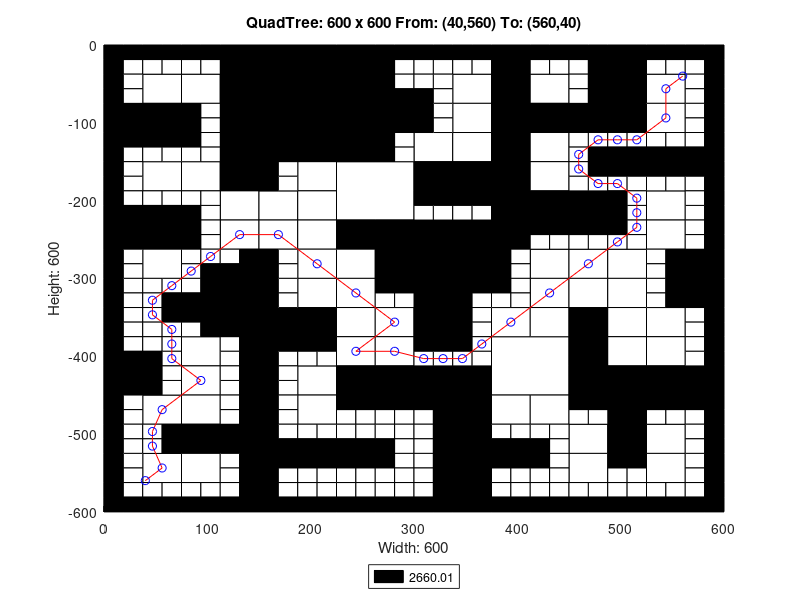

This chart was generated by the following MATLAB code:
axis([0 600 -600 0]);
title('QuadTree: 600 x 600 From: (40,560) To: (560,40)');
xlabel('Width: 600');
ylabel('Height: 600');
rectangle('Position',[150 -75 75 75], 'FaceColor',[0 0 0]);
rectangle('Position',[150 -150 75 75], 'FaceColor',[0 0 0]);
rectangle('Position',[225 -225 75 75], 'FaceColor',[1 1 1]);
rectangle('Position',[300 -300 75 75], 'FaceColor',[0 0 0]);
rectangle('Position',[375 -450 75 75], 'FaceColor',[1 1 1]);
rectangle('Position',[37.5 -75 37.5 37.5], 'FaceColor',[1 1 1]);
rectangle('Position',[112.5 -37.5 37.5 37.5], 'FaceColor',[0 0 0]);
rectangle('Position',[75 -75 37.5 37.5], 'FaceColor',[1 1 1]);
rectangle('Position',[112.5 -75 37.5 37.5], 'FaceColor',[0 0 0]);
rectangle('Position',[0 -112.5 37.5 37.5], 'FaceColor',[0 0 0]);
rectangle('Position',[37.5 -112.5 37.5 37.5], 'FaceColor',[0 0 0]);
rectangle('Position',[112.5 -112.5 37.5 37.5], 'FaceColor',[0 0 0]);
rectangle('Position',[112.5 -150 37.5 37.5], 'FaceColor',[0 0 0]);
rectangle('Position',[225 -37.5 37.5 37.5], 'FaceColor',[0 0 0]);
rectangle('Position',[225 -75 37.5 37.5], 'FaceColor',[0 0 0]);
rectangle('Position',[225 -112.5 37.5 37.5], 'FaceColor',[0 0 0]);
rectangle('Position',[262.5 -112.5 37.5 37.5], 'FaceColor',[0 0 0]);
rectangle('Position',[225 -150 37.5 37.5], 'FaceColor',[0 0 0]);
rectangle('Position',[37.5 -187.5 37.5 37.5], 'FaceColor',[1 1 1]);
rectangle('Position',[75 -187.5 37.5 37.5], 'FaceColor',[1 1 1]);
rectangle('Position',[112.5 -187.5 37.5 37.5], 'FaceColor',[0 0 0]);
rectangle('Position',[112.5 -225 37.5 37.5], 'FaceColor',[1 1 1]);
rectangle('Position',[0 -262.5 37.5 37.5], 'FaceColor',[0 0 0]);
rectangle('Position',[37.5 -262.5 37.5 37.5], 'FaceColor',[0 0 0]);
rectangle('Position',[37.5 -300 37.5 37.5], 'FaceColor',[1 1 1]);
rectangle('Position',[112.5 -262.5 37.5 37.5], 'FaceColor',[1 1 1]);
rectangle('Position',[187.5 -187.5 37.5 37.5], 'FaceColor',[1 1 1]);
rectangle('Position',[150 -225 37.5 37.5], 'FaceColor',[1 1 1]);
rectangle('Position',[187.5 -225 37.5 37.5], 'FaceColor',[1 1 1]);
rectangle('Position',[150 -262.5 37.5 37.5], 'FaceColor',[1 1 1]);
rectangle('Position',[187.5 -262.5 37.5 37.5], 'FaceColor',[1 1 1]);
rectangle('Position',[187.5 -300 37.5 37.5], 'FaceColor',[1 1 1]);
rectangle('Position',[225 -262.5 37.5 37.5], 'FaceColor',[0 0 0]);
rectangle('Position',[262.5 -262.5 37.5 37.5], 'FaceColor',[0 0 0]);
rectangle('Position',[225 -300 37.5 37.5], 'FaceColor',[1 1 1]);
rectangle('Position',[262.5 -300 37.5 37.5], 'FaceColor',[0 0 0]);
rectangle('Position',[337.5 -75 37.5 37.5], 'FaceColor',[1 1 1]);
rectangle('Position',[375 -37.5 37.5 37.5], 'FaceColor',[0 0 0]);
rectangle('Position',[375 -75 37.5 37.5], 'FaceColor',[0 0 0]);
rectangle('Position',[412.5 -75 37.5 37.5], 'FaceColor',[1 1 1]);
rectangle('Position',[337.5 -112.5 37.5 37.5], 'FaceColor',[1 1 1]);
rectangle('Position',[300 -150 37.5 37.5], 'FaceColor',[1 1 1]);
rectangle('Position',[337.5 -150 37.5 37.5], 'FaceColor',[1 1 1]);
rectangle('Position',[375 -112.5 37.5 37.5], 'FaceColor',[0 0 0]);
rectangle('Position',[412.5 -112.5 37.5 37.5], 'FaceColor',[0 0 0]);
rectangle('Position',[375 -150 37.5 37.5], 'FaceColor',[0 0 0]);
rectangle('Position',[412.5 -150 37.5 37.5], 'FaceColor',[1 1 1]);
rectangle('Position',[487.5 -37.5 37.5 37.5], 'FaceColor',[0 0 0]);
rectangle('Position',[487.5 -75 37.5 37.5], 'FaceColor',[0 0 0]);
rectangle('Position',[525 -75 37.5 37.5], 'FaceColor',[1 1 1]);
rectangle('Position',[450 -112.5 37.5 37.5], 'FaceColor',[0 0 0]);
rectangle('Position',[487.5 -112.5 37.5 37.5], 'FaceColor',[0 0 0]);
rectangle('Position',[525 -112.5 37.5 37.5], 'FaceColor',[1 1 1]);
rectangle('Position',[300 -187.5 37.5 37.5], 'FaceColor',[0 0 0]);
rectangle('Position',[337.5 -187.5 37.5 37.5], 'FaceColor',[0 0 0]);
rectangle('Position',[375 -187.5 37.5 37.5], 'FaceColor',[0 0 0]);
rectangle('Position',[412.5 -187.5 37.5 37.5], 'FaceColor',[1 1 1]);
rectangle('Position',[375 -225 37.5 37.5], 'FaceColor',[0 0 0]);
rectangle('Position',[412.5 -225 37.5 37.5], 'FaceColor',[0 0 0]);
rectangle('Position',[375 -262.5 37.5 37.5], 'FaceColor',[0 0 0]);
rectangle('Position',[412.5 -300 37.5 37.5], 'FaceColor',[1 1 1]);
rectangle('Position',[450 -225 37.5 37.5], 'FaceColor',[0 0 0]);
rectangle('Position',[525 -225 37.5 37.5], 'FaceColor',[1 1 1]);
rectangle('Position',[450 -300 37.5 37.5], 'FaceColor',[1 1 1]);
rectangle('Position',[487.5 -300 37.5 37.5], 'FaceColor',[1 1 1]);
rectangle('Position',[525 -262.5 37.5 37.5], 'FaceColor',[1 1 1]);
rectangle('Position',[562.5 -300 37.5 37.5], 'FaceColor',[0 0 0]);
rectangle('Position',[112.5 -337.5 37.5 37.5], 'FaceColor',[0 0 0]);
rectangle('Position',[112.5 -375 37.5 37.5], 'FaceColor',[0 0 0]);
rectangle('Position',[0 -450 37.5 37.5], 'FaceColor',[0 0 0]);
rectangle('Position',[75 -412.5 37.5 37.5], 'FaceColor',[1 1 1]);
rectangle('Position',[75 -450 37.5 37.5], 'FaceColor',[1 1 1]);
rectangle('Position',[187.5 -337.5 37.5 37.5], 'FaceColor',[1 1 1]);
rectangle('Position',[150 -375 37.5 37.5], 'FaceColor',[0 0 0]);
rectangle('Position',[187.5 -375 37.5 37.5], 'FaceColor',[0 0 0]);
rectangle('Position',[225 -337.5 37.5 37.5], 'FaceColor',[1 1 1]);
rectangle('Position',[225 -375 37.5 37.5], 'FaceColor',[1 1 1]);
rectangle('Position',[262.5 -375 37.5 37.5], 'FaceColor',[1 1 1]);
rectangle('Position',[187.5 -450 37.5 37.5], 'FaceColor',[1 1 1]);
rectangle('Position',[225 -412.5 37.5 37.5], 'FaceColor',[1 1 1]);
rectangle('Position',[262.5 -412.5 37.5 37.5], 'FaceColor',[1 1 1]);
rectangle('Position',[225 -450 37.5 37.5], 'FaceColor',[0 0 0]);
rectangle('Position',[262.5 -450 37.5 37.5], 'FaceColor',[0 0 0]);
rectangle('Position',[37.5 -487.5 37.5 37.5], 'FaceColor',[1 1 1]);
rectangle('Position',[75 -487.5 37.5 37.5], 'FaceColor',[1 1 1]);
rectangle('Position',[75 -525 37.5 37.5], 'FaceColor',[0 0 0]);
rectangle('Position',[112.5 -525 37.5 37.5], 'FaceColor',[0 0 0]);
rectangle('Position',[37.5 -562.5 37.5 37.5], 'FaceColor',[1 1 1]);
rectangle('Position',[75 -562.5 37.5 37.5], 'FaceColor',[1 1 1]);
rectangle('Position',[187.5 -487.5 37.5 37.5], 'FaceColor',[1 1 1]);
rectangle('Position',[300 -337.5 37.5 37.5], 'FaceColor',[0 0 0]);
rectangle('Position',[300 -375 37.5 37.5], 'FaceColor',[0 0 0]);
rectangle('Position',[412.5 -337.5 37.5 37.5], 'FaceColor',[1 1 1]);
rectangle('Position',[375 -375 37.5 37.5], 'FaceColor',[1 1 1]);
rectangle('Position',[412.5 -375 37.5 37.5], 'FaceColor',[1 1 1]);
rectangle('Position',[300 -450 37.5 37.5], 'FaceColor',[0 0 0]);
rectangle('Position',[337.5 -450 37.5 37.5], 'FaceColor',[0 0 0]);
rectangle('Position',[450 -337.5 37.5 37.5], 'FaceColor',[1 1 1]);
rectangle('Position',[487.5 -337.5 37.5 37.5], 'FaceColor',[1 1 1]);
rectangle('Position',[450 -375 37.5 37.5], 'FaceColor',[0 0 0]);
rectangle('Position',[487.5 -375 37.5 37.5], 'FaceColor',[1 1 1]);
rectangle('Position',[562.5 -337.5 37.5 37.5], 'FaceColor',[0 0 0]);
rectangle('Position',[525 -375 37.5 37.5], 'FaceColor',[1 1 1]);
rectangle('Position',[450 -412.5 37.5 37.5], 'FaceColor',[0 0 0]);
rectangle('Position',[487.5 -412.5 37.5 37.5], 'FaceColor',[1 1 1]);
rectangle('Position',[450 -450 37.5 37.5], 'FaceColor',[0 0 0]);
rectangle('Position',[487.5 -450 37.5 37.5], 'FaceColor',[0 0 0]);
rectangle('Position',[525 -412.5 37.5 37.5], 'FaceColor',[1 1 1]);
rectangle('Position',[525 -450 37.5 37.5], 'FaceColor',[0 0 0]);
rectangle('Position',[562.5 -450 37.5 37.5], 'FaceColor',[0 0 0]);
rectangle('Position',[337.5 -487.5 37.5 37.5], 'FaceColor',[0 0 0]);
rectangle('Position',[337.5 -525 37.5 37.5], 'FaceColor',[0 0 0]);
rectangle('Position',[375 -487.5 37.5 37.5], 'FaceColor',[1 1 1]);
rectangle('Position',[412.5 -487.5 37.5 37.5], 'FaceColor',[1 1 1]);
rectangle('Position',[337.5 -562.5 37.5 37.5], 'FaceColor',[0 0 0]);
rectangle('Position',[337.5 -600 37.5 37.5], 'FaceColor',[0 0 0]);
rectangle('Position',[487.5 -487.5 37.5 37.5], 'FaceColor',[0 0 0]);
rectangle('Position',[450 -525 37.5 37.5], 'FaceColor',[1 1 1]);
rectangle('Position',[487.5 -525 37.5 37.5], 'FaceColor',[0 0 0]);
rectangle('Position',[525 -525 37.5 37.5], 'FaceColor',[1 1 1]);
rectangle('Position',[450 -562.5 37.5 37.5], 'FaceColor',[1 1 1]);
rectangle('Position',[525 -562.5 37.5 37.5], 'FaceColor',[1 1 1]);
rectangle('Position',[0 -18.75 18.75 18.75], 'FaceColor',[0 0 0]);
rectangle('Position',[18.75 -18.75 18.75 18.75], 'FaceColor',[0 0 0]);
rectangle('Position',[0 -37.5 18.75 18.75], 'FaceColor',[0 0 0]);
rectangle('Position',[18.75 -37.5 18.75 18.75], 'FaceColor',[1 1 1]);
rectangle('Position',[37.5 -18.75 18.75 18.75], 'FaceColor',[0 0 0]);
rectangle('Position',[56.25 -18.75 18.75 18.75], 'FaceColor',[0 0 0]);
rectangle('Position',[37.5 -37.5 18.75 18.75], 'FaceColor',[1 1 1]);
rectangle('Position',[56.25 -37.5 18.75 18.75], 'FaceColor',[1 1 1]);
rectangle('Position',[0 -56.25 18.75 18.75], 'FaceColor',[0 0 0]);
rectangle('Position',[18.75 -56.25 18.75 18.75], 'FaceColor',[1 1 1]);
rectangle('Position',[0 -75 18.75 18.75], 'FaceColor',[0 0 0]);
rectangle('Position',[18.75 -75 18.75 18.75], 'FaceColor',[1 1 1]);
rectangle('Position',[75 -18.75 18.75 18.75], 'FaceColor',[0 0 0]);
rectangle('Position',[93.75 -18.75 18.75 18.75], 'FaceColor',[0 0 0]);
rectangle('Position',[75 -37.5 18.75 18.75], 'FaceColor',[1 1 1]);
rectangle('Position',[93.75 -37.5 18.75 18.75], 'FaceColor',[1 1 1]);
rectangle('Position',[0 -131.25 18.75 18.75], 'FaceColor',[0 0 0]);
rectangle('Position',[18.75 -131.25 18.75 18.75], 'FaceColor',[0 0 0]);
rectangle('Position',[0 -150 18.75 18.75], 'FaceColor',[0 0 0]);
rectangle('Position',[18.75 -150 18.75 18.75], 'FaceColor',[1 1 1]);
rectangle('Position',[37.5 -131.25 18.75 18.75], 'FaceColor',[0 0 0]);
rectangle('Position',[56.25 -131.25 18.75 18.75], 'FaceColor',[0 0 0]);
rectangle('Position',[37.5 -150 18.75 18.75], 'FaceColor',[1 1 1]);
rectangle('Position',[56.25 -150 18.75 18.75], 'FaceColor',[1 1 1]);
rectangle('Position',[75 -93.75 18.75 18.75], 'FaceColor',[0 0 0]);
rectangle('Position',[93.75 -93.75 18.75 18.75], 'FaceColor',[1 1 1]);
rectangle('Position',[75 -112.5 18.75 18.75], 'FaceColor',[0 0 0]);
rectangle('Position',[93.75 -112.5 18.75 18.75], 'FaceColor',[1 1 1]);
rectangle('Position',[75 -131.25 18.75 18.75], 'FaceColor',[0 0 0]);
rectangle('Position',[93.75 -131.25 18.75 18.75], 'FaceColor',[1 1 1]);
rectangle('Position',[75 -150 18.75 18.75], 'FaceColor',[1 1 1]);
rectangle('Position',[93.75 -150 18.75 18.75], 'FaceColor',[1 1 1]);
rectangle('Position',[262.5 -18.75 18.75 18.75], 'FaceColor',[0 0 0]);
rectangle('Position',[281.25 -18.75 18.75 18.75], 'FaceColor',[0 0 0]);
rectangle('Position',[262.5 -37.5 18.75 18.75], 'FaceColor',[0 0 0]);
rectangle('Position',[281.25 -37.5 18.75 18.75], 'FaceColor',[1 1 1]);
rectangle('Position',[262.5 -56.25 18.75 18.75], 'FaceColor',[0 0 0]);
rectangle('Position',[281.25 -56.25 18.75 18.75], 'FaceColor',[1 1 1]);
rectangle('Position',[262.5 -75 18.75 18.75], 'FaceColor',[0 0 0]);
rectangle('Position',[281.25 -75 18.75 18.75], 'FaceColor',[0 0 0]);
rectangle('Position',[262.5 -131.25 18.75 18.75], 'FaceColor',[0 0 0]);
rectangle('Position',[281.25 -131.25 18.75 18.75], 'FaceColor',[1 1 1]);
rectangle('Position',[262.5 -150 18.75 18.75], 'FaceColor',[0 0 0]);
rectangle('Position',[281.25 -150 18.75 18.75], 'FaceColor',[1 1 1]);
rectangle('Position',[0 -168.75 18.75 18.75], 'FaceColor',[0 0 0]);
rectangle('Position',[18.75 -168.75 18.75 18.75], 'FaceColor',[1 1 1]);
rectangle('Position',[0 -187.5 18.75 18.75], 'FaceColor',[0 0 0]);
rectangle('Position',[18.75 -187.5 18.75 18.75], 'FaceColor',[1 1 1]);
rectangle('Position',[0 -206.25 18.75 18.75], 'FaceColor',[0 0 0]);
rectangle('Position',[18.75 -206.25 18.75 18.75], 'FaceColor',[1 1 1]);
rectangle('Position',[0 -225 18.75 18.75], 'FaceColor',[0 0 0]);
rectangle('Position',[18.75 -225 18.75 18.75], 'FaceColor',[0 0 0]);
rectangle('Position',[37.5 -206.25 18.75 18.75], 'FaceColor',[1 1 1]);
rectangle('Position',[56.25 -206.25 18.75 18.75], 'FaceColor',[1 1 1]);
rectangle('Position',[37.5 -225 18.75 18.75], 'FaceColor',[0 0 0]);
rectangle('Position',[56.25 -225 18.75 18.75], 'FaceColor',[0 0 0]);
rectangle('Position',[75 -206.25 18.75 18.75], 'FaceColor',[1 1 1]);
rectangle('Position',[93.75 -206.25 18.75 18.75], 'FaceColor',[1 1 1]);
rectangle('Position',[75 -225 18.75 18.75], 'FaceColor',[0 0 0]);
rectangle('Position',[93.75 -225 18.75 18.75], 'FaceColor',[1 1 1]);
rectangle('Position',[0 -281.25 18.75 18.75], 'FaceColor',[0 0 0]);
rectangle('Position',[18.75 -281.25 18.75 18.75], 'FaceColor',[1 1 1]);
rectangle('Position',[0 -300 18.75 18.75], 'FaceColor',[0 0 0]);
rectangle('Position',[18.75 -300 18.75 18.75], 'FaceColor',[1 1 1]);
rectangle('Position',[75 -243.75 18.75 18.75], 'FaceColor',[0 0 0]);
rectangle('Position',[93.75 -243.75 18.75 18.75], 'FaceColor',[1 1 1]);
rectangle('Position',[75 -262.5 18.75 18.75], 'FaceColor',[0 0 0]);
rectangle('Position',[93.75 -262.5 18.75 18.75], 'FaceColor',[1 1 1]);
rectangle('Position',[75 -281.25 18.75 18.75], 'FaceColor',[1 1 1]);
rectangle('Position',[93.75 -281.25 18.75 18.75], 'FaceColor',[1 1 1]);
rectangle('Position',[75 -300 18.75 18.75], 'FaceColor',[1 1 1]);
rectangle('Position',[93.75 -300 18.75 18.75], 'FaceColor',[0 0 0]);
rectangle('Position',[112.5 -281.25 18.75 18.75], 'FaceColor',[1 1 1]);
rectangle('Position',[131.25 -281.25 18.75 18.75], 'FaceColor',[0 0 0]);
rectangle('Position',[112.5 -300 18.75 18.75], 'FaceColor',[0 0 0]);
rectangle('Position',[131.25 -300 18.75 18.75], 'FaceColor',[0 0 0]);
rectangle('Position',[150 -168.75 18.75 18.75], 'FaceColor',[0 0 0]);
rectangle('Position',[168.75 -168.75 18.75 18.75], 'FaceColor',[1 1 1]);
rectangle('Position',[150 -187.5 18.75 18.75], 'FaceColor',[0 0 0]);
rectangle('Position',[168.75 -187.5 18.75 18.75], 'FaceColor',[1 1 1]);
rectangle('Position',[150 -281.25 18.75 18.75], 'FaceColor',[0 0 0]);
rectangle('Position',[168.75 -281.25 18.75 18.75], 'FaceColor',[1 1 1]);
rectangle('Position',[150 -300 18.75 18.75], 'FaceColor',[0 0 0]);
rectangle('Position',[168.75 -300 18.75 18.75], 'FaceColor',[1 1 1]);
rectangle('Position',[300 -18.75 18.75 18.75], 'FaceColor',[0 0 0]);
rectangle('Position',[318.75 -18.75 18.75 18.75], 'FaceColor',[0 0 0]);
rectangle('Position',[300 -37.5 18.75 18.75], 'FaceColor',[1 1 1]);
rectangle('Position',[318.75 -37.5 18.75 18.75], 'FaceColor',[1 1 1]);
rectangle('Position',[337.5 -18.75 18.75 18.75], 'FaceColor',[0 0 0]);
rectangle('Position',[356.25 -18.75 18.75 18.75], 'FaceColor',[0 0 0]);
rectangle('Position',[337.5 -37.5 18.75 18.75], 'FaceColor',[1 1 1]);
rectangle('Position',[356.25 -37.5 18.75 18.75], 'FaceColor',[1 1 1]);
rectangle('Position',[300 -56.25 18.75 18.75], 'FaceColor',[1 1 1]);
rectangle('Position',[318.75 -56.25 18.75 18.75], 'FaceColor',[1 1 1]);
rectangle('Position',[300 -75 18.75 18.75], 'FaceColor',[0 0 0]);
rectangle('Position',[318.75 -75 18.75 18.75], 'FaceColor',[1 1 1]);
rectangle('Position',[412.5 -18.75 18.75 18.75], 'FaceColor',[0 0 0]);
rectangle('Position',[431.25 -18.75 18.75 18.75], 'FaceColor',[0 0 0]);
rectangle('Position',[412.5 -37.5 18.75 18.75], 'FaceColor',[1 1 1]);
rectangle('Position',[431.25 -37.5 18.75 18.75], 'FaceColor',[1 1 1]);
rectangle('Position',[300 -93.75 18.75 18.75], 'FaceColor',[0 0 0]);
rectangle('Position',[318.75 -93.75 18.75 18.75], 'FaceColor',[1 1 1]);
rectangle('Position',[300 -112.5 18.75 18.75], 'FaceColor',[0 0 0]);
rectangle('Position',[318.75 -112.5 18.75 18.75], 'FaceColor',[1 1 1]);
rectangle('Position',[450 -18.75 18.75 18.75], 'FaceColor',[0 0 0]);
rectangle('Position',[468.75 -18.75 18.75 18.75], 'FaceColor',[0 0 0]);
rectangle('Position',[450 -37.5 18.75 18.75], 'FaceColor',[1 1 1]);
rectangle('Position',[468.75 -37.5 18.75 18.75], 'FaceColor',[0 0 0]);
rectangle('Position',[450 -56.25 18.75 18.75], 'FaceColor',[1 1 1]);
rectangle('Position',[468.75 -56.25 18.75 18.75], 'FaceColor',[0 0 0]);
rectangle('Position',[450 -75 18.75 18.75], 'FaceColor',[1 1 1]);
rectangle('Position',[468.75 -75 18.75 18.75], 'FaceColor',[0 0 0]);
rectangle('Position',[525 -18.75 18.75 18.75], 'FaceColor',[0 0 0]);
rectangle('Position',[543.75 -18.75 18.75 18.75], 'FaceColor',[0 0 0]);
rectangle('Position',[525 -37.5 18.75 18.75], 'FaceColor',[1 1 1]);
rectangle('Position',[543.75 -37.5 18.75 18.75], 'FaceColor',[1 1 1]);
rectangle('Position',[562.5 -18.75 18.75 18.75], 'FaceColor',[0 0 0]);
rectangle('Position',[581.25 -18.75 18.75 18.75], 'FaceColor',[0 0 0]);
rectangle('Position',[562.5 -37.5 18.75 18.75], 'FaceColor',[1 1 1]);
rectangle('Position',[581.25 -37.5 18.75 18.75], 'FaceColor',[0 0 0]);
rectangle('Position',[562.5 -56.25 18.75 18.75], 'FaceColor',[1 1 1]);
rectangle('Position',[581.25 -56.25 18.75 18.75], 'FaceColor',[0 0 0]);
rectangle('Position',[562.5 -75 18.75 18.75], 'FaceColor',[1 1 1]);
rectangle('Position',[581.25 -75 18.75 18.75], 'FaceColor',[0 0 0]);
rectangle('Position',[450 -131.25 18.75 18.75], 'FaceColor',[1 1 1]);
rectangle('Position',[468.75 -131.25 18.75 18.75], 'FaceColor',[1 1 1]);
rectangle('Position',[450 -150 18.75 18.75], 'FaceColor',[1 1 1]);
rectangle('Position',[468.75 -150 18.75 18.75], 'FaceColor',[0 0 0]);
rectangle('Position',[487.5 -131.25 18.75 18.75], 'FaceColor',[1 1 1]);
rectangle('Position',[506.25 -131.25 18.75 18.75], 'FaceColor',[1 1 1]);
rectangle('Position',[487.5 -150 18.75 18.75], 'FaceColor',[0 0 0]);
rectangle('Position',[506.25 -150 18.75 18.75], 'FaceColor',[0 0 0]);
rectangle('Position',[562.5 -93.75 18.75 18.75], 'FaceColor',[1 1 1]);
rectangle('Position',[581.25 -93.75 18.75 18.75], 'FaceColor',[0 0 0]);
rectangle('Position',[562.5 -112.5 18.75 18.75], 'FaceColor',[1 1 1]);
rectangle('Position',[581.25 -112.5 18.75 18.75], 'FaceColor',[0 0 0]);
rectangle('Position',[525 -131.25 18.75 18.75], 'FaceColor',[1 1 1]);
rectangle('Position',[543.75 -131.25 18.75 18.75], 'FaceColor',[1 1 1]);
rectangle('Position',[525 -150 18.75 18.75], 'FaceColor',[0 0 0]);
rectangle('Position',[543.75 -150 18.75 18.75], 'FaceColor',[0 0 0]);
rectangle('Position',[562.5 -131.25 18.75 18.75], 'FaceColor',[1 1 1]);
rectangle('Position',[581.25 -131.25 18.75 18.75], 'FaceColor',[0 0 0]);
rectangle('Position',[562.5 -150 18.75 18.75], 'FaceColor',[0 0 0]);
rectangle('Position',[581.25 -150 18.75 18.75], 'FaceColor',[0 0 0]);
rectangle('Position',[300 -206.25 18.75 18.75], 'FaceColor',[0 0 0]);
rectangle('Position',[318.75 -206.25 18.75 18.75], 'FaceColor',[0 0 0]);
rectangle('Position',[300 -225 18.75 18.75], 'FaceColor',[1 1 1]);
rectangle('Position',[318.75 -225 18.75 18.75], 'FaceColor',[1 1 1]);
rectangle('Position',[337.5 -206.25 18.75 18.75], 'FaceColor',[0 0 0]);
rectangle('Position',[356.25 -206.25 18.75 18.75], 'FaceColor',[0 0 0]);
rectangle('Position',[337.5 -225 18.75 18.75], 'FaceColor',[1 1 1]);
rectangle('Position',[356.25 -225 18.75 18.75], 'FaceColor',[1 1 1]);
rectangle('Position',[412.5 -243.75 18.75 18.75], 'FaceColor',[0 0 0]);
rectangle('Position',[431.25 -243.75 18.75 18.75], 'FaceColor',[0 0 0]);
rectangle('Position',[412.5 -262.5 18.75 18.75], 'FaceColor',[1 1 1]);
rectangle('Position',[431.25 -262.5 18.75 18.75], 'FaceColor',[1 1 1]);
rectangle('Position',[375 -281.25 18.75 18.75], 'FaceColor',[0 0 0]);
rectangle('Position',[393.75 -281.25 18.75 18.75], 'FaceColor',[1 1 1]);
rectangle('Position',[375 -300 18.75 18.75], 'FaceColor',[0 0 0]);
rectangle('Position',[393.75 -300 18.75 18.75], 'FaceColor',[1 1 1]);
rectangle('Position',[450 -168.75 18.75 18.75], 'FaceColor',[1 1 1]);
rectangle('Position',[468.75 -168.75 18.75 18.75], 'FaceColor',[0 0 0]);
rectangle('Position',[450 -187.5 18.75 18.75], 'FaceColor',[1 1 1]);
rectangle('Position',[468.75 -187.5 18.75 18.75], 'FaceColor',[1 1 1]);
rectangle('Position',[487.5 -168.75 18.75 18.75], 'FaceColor',[0 0 0]);
rectangle('Position',[506.25 -168.75 18.75 18.75], 'FaceColor',[0 0 0]);
rectangle('Position',[487.5 -187.5 18.75 18.75], 'FaceColor',[1 1 1]);
rectangle('Position',[506.25 -187.5 18.75 18.75], 'FaceColor',[1 1 1]);
rectangle('Position',[487.5 -206.25 18.75 18.75], 'FaceColor',[0 0 0]);
rectangle('Position',[506.25 -206.25 18.75 18.75], 'FaceColor',[1 1 1]);
rectangle('Position',[487.5 -225 18.75 18.75], 'FaceColor',[0 0 0]);
rectangle('Position',[506.25 -225 18.75 18.75], 'FaceColor',[1 1 1]);
rectangle('Position',[525 -168.75 18.75 18.75], 'FaceColor',[0 0 0]);
rectangle('Position',[543.75 -168.75 18.75 18.75], 'FaceColor',[0 0 0]);
rectangle('Position',[525 -187.5 18.75 18.75], 'FaceColor',[1 1 1]);
rectangle('Position',[543.75 -187.5 18.75 18.75], 'FaceColor',[1 1 1]);
rectangle('Position',[562.5 -168.75 18.75 18.75], 'FaceColor',[0 0 0]);
rectangle('Position',[581.25 -168.75 18.75 18.75], 'FaceColor',[0 0 0]);
rectangle('Position',[562.5 -187.5 18.75 18.75], 'FaceColor',[1 1 1]);
rectangle('Position',[581.25 -187.5 18.75 18.75], 'FaceColor',[0 0 0]);
rectangle('Position',[562.5 -206.25 18.75 18.75], 'FaceColor',[1 1 1]);
rectangle('Position',[581.25 -206.25 18.75 18.75], 'FaceColor',[0 0 0]);
rectangle('Position',[562.5 -225 18.75 18.75], 'FaceColor',[1 1 1]);
rectangle('Position',[581.25 -225 18.75 18.75], 'FaceColor',[0 0 0]);
rectangle('Position',[450 -243.75 18.75 18.75], 'FaceColor',[0 0 0]);
rectangle('Position',[468.75 -243.75 18.75 18.75], 'FaceColor',[0 0 0]);
rectangle('Position',[450 -262.5 18.75 18.75], 'FaceColor',[1 1 1]);
rectangle('Position',[468.75 -262.5 18.75 18.75], 'FaceColor',[1 1 1]);
rectangle('Position',[487.5 -243.75 18.75 18.75], 'FaceColor',[0 0 0]);
rectangle('Position',[506.25 -243.75 18.75 18.75], 'FaceColor',[1 1 1]);
rectangle('Position',[487.5 -262.5 18.75 18.75], 'FaceColor',[1 1 1]);
rectangle('Position',[506.25 -262.5 18.75 18.75], 'FaceColor',[1 1 1]);
rectangle('Position',[562.5 -243.75 18.75 18.75], 'FaceColor',[1 1 1]);
rectangle('Position',[581.25 -243.75 18.75 18.75], 'FaceColor',[0 0 0]);
rectangle('Position',[562.5 -262.5 18.75 18.75], 'FaceColor',[1 1 1]);
rectangle('Position',[581.25 -262.5 18.75 18.75], 'FaceColor',[0 0 0]);
rectangle('Position',[525 -281.25 18.75 18.75], 'FaceColor',[1 1 1]);
rectangle('Position',[543.75 -281.25 18.75 18.75], 'FaceColor',[0 0 0]);
rectangle('Position',[525 -300 18.75 18.75], 'FaceColor',[1 1 1]);
rectangle('Position',[543.75 -300 18.75 18.75], 'FaceColor',[0 0 0]);
rectangle('Position',[0 -318.75 18.75 18.75], 'FaceColor',[0 0 0]);
rectangle('Position',[18.75 -318.75 18.75 18.75], 'FaceColor',[1 1 1]);
rectangle('Position',[0 -337.5 18.75 18.75], 'FaceColor',[0 0 0]);
rectangle('Position',[18.75 -337.5 18.75 18.75], 'FaceColor',[1 1 1]);
rectangle('Position',[37.5 -318.75 18.75 18.75], 'FaceColor',[1 1 1]);
rectangle('Position',[56.25 -318.75 18.75 18.75], 'FaceColor',[1 1 1]);
rectangle('Position',[37.5 -337.5 18.75 18.75], 'FaceColor',[1 1 1]);
rectangle('Position',[56.25 -337.5 18.75 18.75], 'FaceColor',[0 0 0]);
rectangle('Position',[0 -356.25 18.75 18.75], 'FaceColor',[0 0 0]);
rectangle('Position',[18.75 -356.25 18.75 18.75], 'FaceColor',[1 1 1]);
rectangle('Position',[0 -375 18.75 18.75], 'FaceColor',[0 0 0]);
rectangle('Position',[18.75 -375 18.75 18.75], 'FaceColor',[1 1 1]);
rectangle('Position',[37.5 -356.25 18.75 18.75], 'FaceColor',[1 1 1]);
rectangle('Position',[56.25 -356.25 18.75 18.75], 'FaceColor',[0 0 0]);
rectangle('Position',[37.5 -375 18.75 18.75], 'FaceColor',[1 1 1]);
rectangle('Position',[56.25 -375 18.75 18.75], 'FaceColor',[1 1 1]);
rectangle('Position',[75 -318.75 18.75 18.75], 'FaceColor',[1 1 1]);
rectangle('Position',[93.75 -318.75 18.75 18.75], 'FaceColor',[0 0 0]);
rectangle('Position',[75 -337.5 18.75 18.75], 'FaceColor',[0 0 0]);
rectangle('Position',[93.75 -337.5 18.75 18.75], 'FaceColor',[0 0 0]);
rectangle('Position',[75 -356.25 18.75 18.75], 'FaceColor',[0 0 0]);
rectangle('Position',[93.75 -356.25 18.75 18.75], 'FaceColor',[0 0 0]);
rectangle('Position',[75 -375 18.75 18.75], 'FaceColor',[1 1 1]);
rectangle('Position',[93.75 -375 18.75 18.75], 'FaceColor',[0 0 0]);
rectangle('Position',[0 -393.75 18.75 18.75], 'FaceColor',[0 0 0]);
rectangle('Position',[18.75 -393.75 18.75 18.75], 'FaceColor',[1 1 1]);
rectangle('Position',[0 -412.5 18.75 18.75], 'FaceColor',[0 0 0]);
rectangle('Position',[18.75 -412.5 18.75 18.75], 'FaceColor',[0 0 0]);
rectangle('Position',[37.5 -393.75 18.75 18.75], 'FaceColor',[1 1 1]);
rectangle('Position',[56.25 -393.75 18.75 18.75], 'FaceColor',[1 1 1]);
rectangle('Position',[37.5 -412.5 18.75 18.75], 'FaceColor',[0 0 0]);
rectangle('Position',[56.25 -412.5 18.75 18.75], 'FaceColor',[1 1 1]);
rectangle('Position',[37.5 -431.25 18.75 18.75], 'FaceColor',[0 0 0]);
rectangle('Position',[56.25 -431.25 18.75 18.75], 'FaceColor',[1 1 1]);
rectangle('Position',[37.5 -450 18.75 18.75], 'FaceColor',[0 0 0]);
rectangle('Position',[56.25 -450 18.75 18.75], 'FaceColor',[1 1 1]);
rectangle('Position',[112.5 -393.75 18.75 18.75], 'FaceColor',[1 1 1]);
rectangle('Position',[131.25 -393.75 18.75 18.75], 'FaceColor',[0 0 0]);
rectangle('Position',[112.5 -412.5 18.75 18.75], 'FaceColor',[1 1 1]);
rectangle('Position',[131.25 -412.5 18.75 18.75], 'FaceColor',[0 0 0]);
rectangle('Position',[112.5 -431.25 18.75 18.75], 'FaceColor',[1 1 1]);
rectangle('Position',[131.25 -431.25 18.75 18.75], 'FaceColor',[0 0 0]);
rectangle('Position',[112.5 -450 18.75 18.75], 'FaceColor',[1 1 1]);
rectangle('Position',[131.25 -450 18.75 18.75], 'FaceColor',[0 0 0]);
rectangle('Position',[150 -318.75 18.75 18.75], 'FaceColor',[0 0 0]);
rectangle('Position',[168.75 -318.75 18.75 18.75], 'FaceColor',[1 1 1]);
rectangle('Position',[150 -337.5 18.75 18.75], 'FaceColor',[0 0 0]);
rectangle('Position',[168.75 -337.5 18.75 18.75], 'FaceColor',[1 1 1]);
rectangle('Position',[262.5 -318.75 18.75 18.75], 'FaceColor',[0 0 0]);
rectangle('Position',[281.25 -318.75 18.75 18.75], 'FaceColor',[0 0 0]);
rectangle('Position',[262.5 -337.5 18.75 18.75], 'FaceColor',[1 1 1]);
rectangle('Position',[281.25 -337.5 18.75 18.75], 'FaceColor',[1 1 1]);
rectangle('Position',[150 -393.75 18.75 18.75], 'FaceColor',[0 0 0]);
rectangle('Position',[168.75 -393.75 18.75 18.75], 'FaceColor',[0 0 0]);
rectangle('Position',[150 -412.5 18.75 18.75], 'FaceColor',[0 0 0]);
rectangle('Position',[168.75 -412.5 18.75 18.75], 'FaceColor',[1 1 1]);
rectangle('Position',[187.5 -393.75 18.75 18.75], 'FaceColor',[0 0 0]);
rectangle('Position',[206.25 -393.75 18.75 18.75], 'FaceColor',[0 0 0]);
rectangle('Position',[187.5 -412.5 18.75 18.75], 'FaceColor',[1 1 1]);
rectangle('Position',[206.25 -412.5 18.75 18.75], 'FaceColor',[1 1 1]);
rectangle('Position',[150 -431.25 18.75 18.75], 'FaceColor',[0 0 0]);
rectangle('Position',[168.75 -431.25 18.75 18.75], 'FaceColor',[1 1 1]);
rectangle('Position',[150 -450 18.75 18.75], 'FaceColor',[0 0 0]);
rectangle('Position',[168.75 -450 18.75 18.75], 'FaceColor',[1 1 1]);
rectangle('Position',[0 -468.75 18.75 18.75], 'FaceColor',[0 0 0]);
rectangle('Position',[18.75 -468.75 18.75 18.75], 'FaceColor',[1 1 1]);
rectangle('Position',[0 -487.5 18.75 18.75], 'FaceColor',[0 0 0]);
rectangle('Position',[18.75 -487.5 18.75 18.75], 'FaceColor',[1 1 1]);
rectangle('Position',[0 -506.25 18.75 18.75], 'FaceColor',[0 0 0]);
rectangle('Position',[18.75 -506.25 18.75 18.75], 'FaceColor',[1 1 1]);
rectangle('Position',[0 -525 18.75 18.75], 'FaceColor',[0 0 0]);
rectangle('Position',[18.75 -525 18.75 18.75], 'FaceColor',[1 1 1]);
rectangle('Position',[37.5 -506.25 18.75 18.75], 'FaceColor',[1 1 1]);
rectangle('Position',[56.25 -506.25 18.75 18.75], 'FaceColor',[0 0 0]);
rectangle('Position',[37.5 -525 18.75 18.75], 'FaceColor',[1 1 1]);
rectangle('Position',[56.25 -525 18.75 18.75], 'FaceColor',[0 0 0]);
rectangle('Position',[112.5 -468.75 18.75 18.75], 'FaceColor',[1 1 1]);
rectangle('Position',[131.25 -468.75 18.75 18.75], 'FaceColor',[0 0 0]);
rectangle('Position',[112.5 -487.5 18.75 18.75], 'FaceColor',[1 1 1]);
rectangle('Position',[131.25 -487.5 18.75 18.75], 'FaceColor',[0 0 0]);
rectangle('Position',[0 -543.75 18.75 18.75], 'FaceColor',[0 0 0]);
rectangle('Position',[18.75 -543.75 18.75 18.75], 'FaceColor',[1 1 1]);
rectangle('Position',[0 -562.5 18.75 18.75], 'FaceColor',[0 0 0]);
rectangle('Position',[18.75 -562.5 18.75 18.75], 'FaceColor',[1 1 1]);
rectangle('Position',[0 -581.25 18.75 18.75], 'FaceColor',[0 0 0]);
rectangle('Position',[18.75 -581.25 18.75 18.75], 'FaceColor',[1 1 1]);
rectangle('Position',[0 -600 18.75 18.75], 'FaceColor',[0 0 0]);
rectangle('Position',[18.75 -600 18.75 18.75], 'FaceColor',[0 0 0]);
rectangle('Position',[37.5 -581.25 18.75 18.75], 'FaceColor',[1 1 1]);
rectangle('Position',[56.25 -581.25 18.75 18.75], 'FaceColor',[1 1 1]);
rectangle('Position',[37.5 -600 18.75 18.75], 'FaceColor',[0 0 0]);
rectangle('Position',[56.25 -600 18.75 18.75], 'FaceColor',[0 0 0]);
rectangle('Position',[112.5 -543.75 18.75 18.75], 'FaceColor',[1 1 1]);
rectangle('Position',[131.25 -543.75 18.75 18.75], 'FaceColor',[0 0 0]);
rectangle('Position',[112.5 -562.5 18.75 18.75], 'FaceColor',[1 1 1]);
rectangle('Position',[131.25 -562.5 18.75 18.75], 'FaceColor',[0 0 0]);
rectangle('Position',[75 -581.25 18.75 18.75], 'FaceColor',[1 1 1]);
rectangle('Position',[93.75 -581.25 18.75 18.75], 'FaceColor',[1 1 1]);
rectangle('Position',[75 -600 18.75 18.75], 'FaceColor',[0 0 0]);
rectangle('Position',[93.75 -600 18.75 18.75], 'FaceColor',[0 0 0]);
rectangle('Position',[112.5 -581.25 18.75 18.75], 'FaceColor',[1 1 1]);
rectangle('Position',[131.25 -581.25 18.75 18.75], 'FaceColor',[0 0 0]);
rectangle('Position',[112.5 -600 18.75 18.75], 'FaceColor',[0 0 0]);
rectangle('Position',[131.25 -600 18.75 18.75], 'FaceColor',[0 0 0]);
rectangle('Position',[150 -468.75 18.75 18.75], 'FaceColor',[0 0 0]);
rectangle('Position',[168.75 -468.75 18.75 18.75], 'FaceColor',[1 1 1]);
rectangle('Position',[150 -487.5 18.75 18.75], 'FaceColor',[0 0 0]);
rectangle('Position',[168.75 -487.5 18.75 18.75], 'FaceColor',[1 1 1]);
rectangle('Position',[150 -506.25 18.75 18.75], 'FaceColor',[0 0 0]);
rectangle('Position',[168.75 -506.25 18.75 18.75], 'FaceColor',[1 1 1]);
rectangle('Position',[150 -525 18.75 18.75], 'FaceColor',[0 0 0]);
rectangle('Position',[168.75 -525 18.75 18.75], 'FaceColor',[0 0 0]);
rectangle('Position',[187.5 -506.25 18.75 18.75], 'FaceColor',[1 1 1]);
rectangle('Position',[206.25 -506.25 18.75 18.75], 'FaceColor',[1 1 1]);
rectangle('Position',[187.5 -525 18.75 18.75], 'FaceColor',[0 0 0]);
rectangle('Position',[206.25 -525 18.75 18.75], 'FaceColor',[0 0 0]);
rectangle('Position',[225 -468.75 18.75 18.75], 'FaceColor',[0 0 0]);
rectangle('Position',[243.75 -468.75 18.75 18.75], 'FaceColor',[0 0 0]);
rectangle('Position',[225 -487.5 18.75 18.75], 'FaceColor',[1 1 1]);
rectangle('Position',[243.75 -487.5 18.75 18.75], 'FaceColor',[1 1 1]);
rectangle('Position',[262.5 -468.75 18.75 18.75], 'FaceColor',[0 0 0]);
rectangle('Position',[281.25 -468.75 18.75 18.75], 'FaceColor',[0 0 0]);
rectangle('Position',[262.5 -487.5 18.75 18.75], 'FaceColor',[1 1 1]);
rectangle('Position',[281.25 -487.5 18.75 18.75], 'FaceColor',[1 1 1]);
rectangle('Position',[225 -506.25 18.75 18.75], 'FaceColor',[1 1 1]);
rectangle('Position',[243.75 -506.25 18.75 18.75], 'FaceColor',[1 1 1]);
rectangle('Position',[225 -525 18.75 18.75], 'FaceColor',[0 0 0]);
rectangle('Position',[243.75 -525 18.75 18.75], 'FaceColor',[0 0 0]);
rectangle('Position',[262.5 -506.25 18.75 18.75], 'FaceColor',[1 1 1]);
rectangle('Position',[281.25 -506.25 18.75 18.75], 'FaceColor',[1 1 1]);
rectangle('Position',[262.5 -525 18.75 18.75], 'FaceColor',[0 0 0]);
rectangle('Position',[281.25 -525 18.75 18.75], 'FaceColor',[1 1 1]);
rectangle('Position',[150 -543.75 18.75 18.75], 'FaceColor',[0 0 0]);
rectangle('Position',[168.75 -543.75 18.75 18.75], 'FaceColor',[0 0 0]);
rectangle('Position',[150 -562.5 18.75 18.75], 'FaceColor',[0 0 0]);
rectangle('Position',[168.75 -562.5 18.75 18.75], 'FaceColor',[1 1 1]);
rectangle('Position',[187.5 -543.75 18.75 18.75], 'FaceColor',[0 0 0]);
rectangle('Position',[206.25 -543.75 18.75 18.75], 'FaceColor',[0 0 0]);
rectangle('Position',[187.5 -562.5 18.75 18.75], 'FaceColor',[1 1 1]);
rectangle('Position',[206.25 -562.5 18.75 18.75], 'FaceColor',[1 1 1]);
rectangle('Position',[150 -581.25 18.75 18.75], 'FaceColor',[0 0 0]);
rectangle('Position',[168.75 -581.25 18.75 18.75], 'FaceColor',[1 1 1]);
rectangle('Position',[150 -600 18.75 18.75], 'FaceColor',[0 0 0]);
rectangle('Position',[168.75 -600 18.75 18.75], 'FaceColor',[0 0 0]);
rectangle('Position',[187.5 -581.25 18.75 18.75], 'FaceColor',[1 1 1]);
rectangle('Position',[206.25 -581.25 18.75 18.75], 'FaceColor',[1 1 1]);
rectangle('Position',[187.5 -600 18.75 18.75], 'FaceColor',[0 0 0]);
rectangle('Position',[206.25 -600 18.75 18.75], 'FaceColor',[0 0 0]);
rectangle('Position',[225 -543.75 18.75 18.75], 'FaceColor',[0 0 0]);
rectangle('Position',[243.75 -543.75 18.75 18.75], 'FaceColor',[0 0 0]);
rectangle('Position',[225 -562.5 18.75 18.75], 'FaceColor',[1 1 1]);
rectangle('Position',[243.75 -562.5 18.75 18.75], 'FaceColor',[1 1 1]);
rectangle('Position',[262.5 -543.75 18.75 18.75], 'FaceColor',[0 0 0]);
rectangle('Position',[281.25 -543.75 18.75 18.75], 'FaceColor',[1 1 1]);
rectangle('Position',[262.5 -562.5 18.75 18.75], 'FaceColor',[1 1 1]);
rectangle('Position',[281.25 -562.5 18.75 18.75], 'FaceColor',[1 1 1]);
rectangle('Position',[225 -581.25 18.75 18.75], 'FaceColor',[1 1 1]);
rectangle('Position',[243.75 -581.25 18.75 18.75], 'FaceColor',[1 1 1]);
rectangle('Position',[225 -600 18.75 18.75], 'FaceColor',[0 0 0]);
rectangle('Position',[243.75 -600 18.75 18.75], 'FaceColor',[0 0 0]);
rectangle('Position',[262.5 -581.25 18.75 18.75], 'FaceColor',[1 1 1]);
rectangle('Position',[281.25 -581.25 18.75 18.75], 'FaceColor',[1 1 1]);
rectangle('Position',[262.5 -600 18.75 18.75], 'FaceColor',[0 0 0]);
rectangle('Position',[281.25 -600 18.75 18.75], 'FaceColor',[0 0 0]);
rectangle('Position',[337.5 -318.75 18.75 18.75], 'FaceColor',[0 0 0]);
rectangle('Position',[356.25 -318.75 18.75 18.75], 'FaceColor',[0 0 0]);
rectangle('Position',[337.5 -337.5 18.75 18.75], 'FaceColor',[0 0 0]);
rectangle('Position',[356.25 -337.5 18.75 18.75], 'FaceColor',[1 1 1]);
rectangle('Position',[337.5 -356.25 18.75 18.75], 'FaceColor',[0 0 0]);
rectangle('Position',[356.25 -356.25 18.75 18.75], 'FaceColor',[1 1 1]);
rectangle('Position',[337.5 -375 18.75 18.75], 'FaceColor',[0 0 0]);
rectangle('Position',[356.25 -375 18.75 18.75], 'FaceColor',[1 1 1]);
rectangle('Position',[375 -318.75 18.75 18.75], 'FaceColor',[0 0 0]);
rectangle('Position',[393.75 -318.75 18.75 18.75], 'FaceColor',[1 1 1]);
rectangle('Position',[375 -337.5 18.75 18.75], 'FaceColor',[1 1 1]);
rectangle('Position',[393.75 -337.5 18.75 18.75], 'FaceColor',[1 1 1]);
rectangle('Position',[300 -393.75 18.75 18.75], 'FaceColor',[0 0 0]);
rectangle('Position',[318.75 -393.75 18.75 18.75], 'FaceColor',[0 0 0]);
rectangle('Position',[300 -412.5 18.75 18.75], 'FaceColor',[1 1 1]);
rectangle('Position',[318.75 -412.5 18.75 18.75], 'FaceColor',[1 1 1]);
rectangle('Position',[337.5 -393.75 18.75 18.75], 'FaceColor',[0 0 0]);
rectangle('Position',[356.25 -393.75 18.75 18.75], 'FaceColor',[1 1 1]);
rectangle('Position',[337.5 -412.5 18.75 18.75], 'FaceColor',[1 1 1]);
rectangle('Position',[356.25 -412.5 18.75 18.75], 'FaceColor',[1 1 1]);
rectangle('Position',[525 -318.75 18.75 18.75], 'FaceColor',[1 1 1]);
rectangle('Position',[543.75 -318.75 18.75 18.75], 'FaceColor',[0 0 0]);
rectangle('Position',[525 -337.5 18.75 18.75], 'FaceColor',[1 1 1]);
rectangle('Position',[543.75 -337.5 18.75 18.75], 'FaceColor',[0 0 0]);
rectangle('Position',[562.5 -356.25 18.75 18.75], 'FaceColor',[1 1 1]);
rectangle('Position',[581.25 -356.25 18.75 18.75], 'FaceColor',[0 0 0]);
rectangle('Position',[562.5 -375 18.75 18.75], 'FaceColor',[1 1 1]);
rectangle('Position',[581.25 -375 18.75 18.75], 'FaceColor',[0 0 0]);
rectangle('Position',[562.5 -393.75 18.75 18.75], 'FaceColor',[1 1 1]);
rectangle('Position',[581.25 -393.75 18.75 18.75], 'FaceColor',[0 0 0]);
rectangle('Position',[562.5 -412.5 18.75 18.75], 'FaceColor',[1 1 1]);
rectangle('Position',[581.25 -412.5 18.75 18.75], 'FaceColor',[0 0 0]);
rectangle('Position',[300 -468.75 18.75 18.75], 'FaceColor',[0 0 0]);
rectangle('Position',[318.75 -468.75 18.75 18.75], 'FaceColor',[0 0 0]);
rectangle('Position',[300 -487.5 18.75 18.75], 'FaceColor',[1 1 1]);
rectangle('Position',[318.75 -487.5 18.75 18.75], 'FaceColor',[0 0 0]);
rectangle('Position',[300 -506.25 18.75 18.75], 'FaceColor',[1 1 1]);
rectangle('Position',[318.75 -506.25 18.75 18.75], 'FaceColor',[0 0 0]);
rectangle('Position',[300 -525 18.75 18.75], 'FaceColor',[1 1 1]);
rectangle('Position',[318.75 -525 18.75 18.75], 'FaceColor',[0 0 0]);
rectangle('Position',[375 -506.25 18.75 18.75], 'FaceColor',[1 1 1]);
rectangle('Position',[393.75 -506.25 18.75 18.75], 'FaceColor',[1 1 1]);
rectangle('Position',[375 -525 18.75 18.75], 'FaceColor',[0 0 0]);
rectangle('Position',[393.75 -525 18.75 18.75], 'FaceColor',[0 0 0]);
rectangle('Position',[412.5 -506.25 18.75 18.75], 'FaceColor',[1 1 1]);
rectangle('Position',[431.25 -506.25 18.75 18.75], 'FaceColor',[1 1 1]);
rectangle('Position',[412.5 -525 18.75 18.75], 'FaceColor',[0 0 0]);
rectangle('Position',[431.25 -525 18.75 18.75], 'FaceColor',[1 1 1]);
rectangle('Position',[300 -543.75 18.75 18.75], 'FaceColor',[1 1 1]);
rectangle('Position',[318.75 -543.75 18.75 18.75], 'FaceColor',[0 0 0]);
rectangle('Position',[300 -562.5 18.75 18.75], 'FaceColor',[1 1 1]);
rectangle('Position',[318.75 -562.5 18.75 18.75], 'FaceColor',[0 0 0]);
rectangle('Position',[300 -581.25 18.75 18.75], 'FaceColor',[1 1 1]);
rectangle('Position',[318.75 -581.25 18.75 18.75], 'FaceColor',[0 0 0]);
rectangle('Position',[300 -600 18.75 18.75], 'FaceColor',[0 0 0]);
rectangle('Position',[318.75 -600 18.75 18.75], 'FaceColor',[0 0 0]);
rectangle('Position',[375 -543.75 18.75 18.75], 'FaceColor',[0 0 0]);
rectangle('Position',[393.75 -543.75 18.75 18.75], 'FaceColor',[0 0 0]);
rectangle('Position',[375 -562.5 18.75 18.75], 'FaceColor',[1 1 1]);
rectangle('Position',[393.75 -562.5 18.75 18.75], 'FaceColor',[1 1 1]);
rectangle('Position',[412.5 -543.75 18.75 18.75], 'FaceColor',[0 0 0]);
rectangle('Position',[431.25 -543.75 18.75 18.75], 'FaceColor',[1 1 1]);
rectangle('Position',[412.5 -562.5 18.75 18.75], 'FaceColor',[1 1 1]);
rectangle('Position',[431.25 -562.5 18.75 18.75], 'FaceColor',[1 1 1]);
rectangle('Position',[375 -581.25 18.75 18.75], 'FaceColor',[1 1 1]);
rectangle('Position',[393.75 -581.25 18.75 18.75], 'FaceColor',[1 1 1]);
rectangle('Position',[375 -600 18.75 18.75], 'FaceColor',[0 0 0]);
rectangle('Position',[393.75 -600 18.75 18.75], 'FaceColor',[0 0 0]);
rectangle('Position',[412.5 -581.25 18.75 18.75], 'FaceColor',[1 1 1]);
rectangle('Position',[431.25 -581.25 18.75 18.75], 'FaceColor',[1 1 1]);
rectangle('Position',[412.5 -600 18.75 18.75], 'FaceColor',[0 0 0]);
rectangle('Position',[431.25 -600 18.75 18.75], 'FaceColor',[0 0 0]);
rectangle('Position',[450 -468.75 18.75 18.75], 'FaceColor',[0 0 0]);
rectangle('Position',[468.75 -468.75 18.75 18.75], 'FaceColor',[0 0 0]);
rectangle('Position',[450 -487.5 18.75 18.75], 'FaceColor',[1 1 1]);
rectangle('Position',[468.75 -487.5 18.75 18.75], 'FaceColor',[1 1 1]);
rectangle('Position',[525 -468.75 18.75 18.75], 'FaceColor',[0 0 0]);
rectangle('Position',[543.75 -468.75 18.75 18.75], 'FaceColor',[0 0 0]);
rectangle('Position',[525 -487.5 18.75 18.75], 'FaceColor',[1 1 1]);
rectangle('Position',[543.75 -487.5 18.75 18.75], 'FaceColor',[1 1 1]);
rectangle('Position',[562.5 -468.75 18.75 18.75], 'FaceColor',[0 0 0]);
rectangle('Position',[581.25 -468.75 18.75 18.75], 'FaceColor',[0 0 0]);
rectangle('Position',[562.5 -487.5 18.75 18.75], 'FaceColor',[1 1 1]);
rectangle('Position',[581.25 -487.5 18.75 18.75], 'FaceColor',[0 0 0]);
rectangle('Position',[562.5 -506.25 18.75 18.75], 'FaceColor',[1 1 1]);
rectangle('Position',[581.25 -506.25 18.75 18.75], 'FaceColor',[0 0 0]);
rectangle('Position',[562.5 -525 18.75 18.75], 'FaceColor',[1 1 1]);
rectangle('Position',[581.25 -525 18.75 18.75], 'FaceColor',[0 0 0]);
rectangle('Position',[487.5 -543.75 18.75 18.75], 'FaceColor',[0 0 0]);
rectangle('Position',[506.25 -543.75 18.75 18.75], 'FaceColor',[0 0 0]);
rectangle('Position',[487.5 -562.5 18.75 18.75], 'FaceColor',[1 1 1]);
rectangle('Position',[506.25 -562.5 18.75 18.75], 'FaceColor',[1 1 1]);
rectangle('Position',[450 -581.25 18.75 18.75], 'FaceColor',[1 1 1]);
rectangle('Position',[468.75 -581.25 18.75 18.75], 'FaceColor',[1 1 1]);
rectangle('Position',[450 -600 18.75 18.75], 'FaceColor',[0 0 0]);
rectangle('Position',[468.75 -600 18.75 18.75], 'FaceColor',[0 0 0]);
rectangle('Position',[487.5 -581.25 18.75 18.75], 'FaceColor',[1 1 1]);
rectangle('Position',[506.25 -581.25 18.75 18.75], 'FaceColor',[1 1 1]);
rectangle('Position',[487.5 -600 18.75 18.75], 'FaceColor',[0 0 0]);
rectangle('Position',[506.25 -600 18.75 18.75], 'FaceColor',[0 0 0]);
rectangle('Position',[562.5 -543.75 18.75 18.75], 'FaceColor',[1 1 1]);
rectangle('Position',[581.25 -543.75 18.75 18.75], 'FaceColor',[0 0 0]);
rectangle('Position',[562.5 -562.5 18.75 18.75], 'FaceColor',[1 1 1]);
rectangle('Position',[581.25 -562.5 18.75 18.75], 'FaceColor',[0 0 0]);
rectangle('Position',[525 -581.25 18.75 18.75], 'FaceColor',[1 1 1]);
rectangle('Position',[543.75 -581.25 18.75 18.75], 'FaceColor',[1 1 1]);
rectangle('Position',[525 -600 18.75 18.75], 'FaceColor',[0 0 0]);
rectangle('Position',[543.75 -600 18.75 18.75], 'FaceColor',[0 0 0]);
rectangle('Position',[562.5 -581.25 18.75 18.75], 'FaceColor',[1 1 1]);
rectangle('Position',[581.25 -581.25 18.75 18.75], 'FaceColor',[0 0 0]);
rectangle('Position',[562.5 -600 18.75 18.75], 'FaceColor',[0 0 0]);
rectangle('Position',[581.25 -600 18.75 18.75], 'FaceColor',[0 0 0]);
X=[560,543.75,543.75,515.625,496.875,478.125,459.375,459.375,478.125,496.875,515.625,515.625,515.625,496.875,468.75,431.25,393.75,365.625,346.875,328.125,309.375,281.25,243.75,281.25,243.75,206.25,168.75,131.25,103.125,84.375,65.625,46.875,46.875,65.625,65.625,65.625,93.75,56.25,46.875,46.875,56.25,40];
Y=[-40,-56.25,-93.75,-121.875,-121.875,-121.875,-140.625,-159.375,-178.125,-178.125,-196.875,-215.625,-234.375,-253.125,-281.25,-318.75,-356.25,-384.375,-403.125,-403.125,-403.125,-393.75,-393.75,-356.25,-318.75,-281.25,-243.75,-243.75,-271.875,-290.625,-309.375,-328.125,-346.875,-365.625,-384.375,-403.125,-431.25,-468.75,-496.875,-515.625,-543.75,-560];
hold on;
plot(X,Y,'r');
plot(X,Y,'bo');
legend('2660.01','Location','southoutside');
